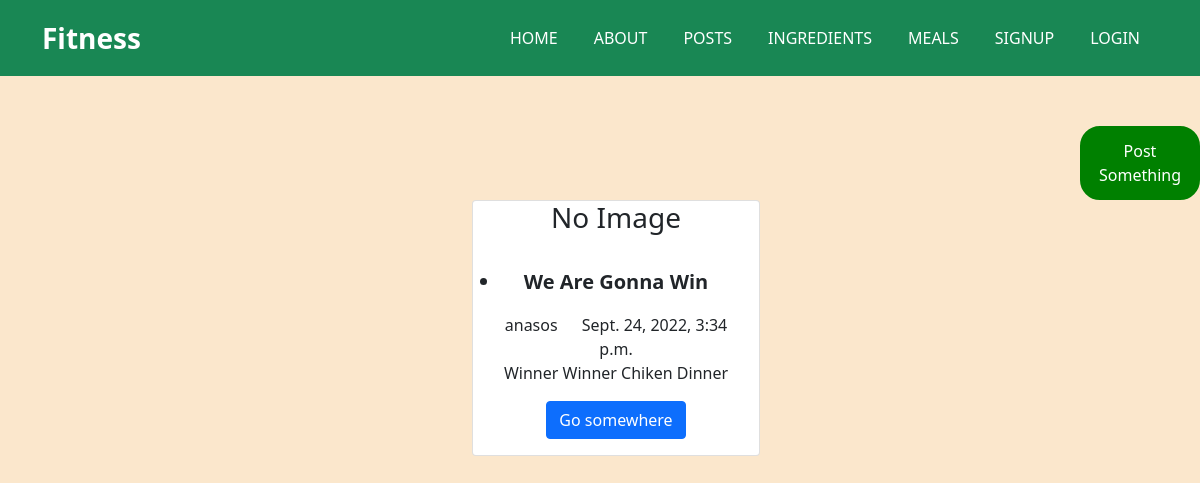
The app's page /posts/, older data.
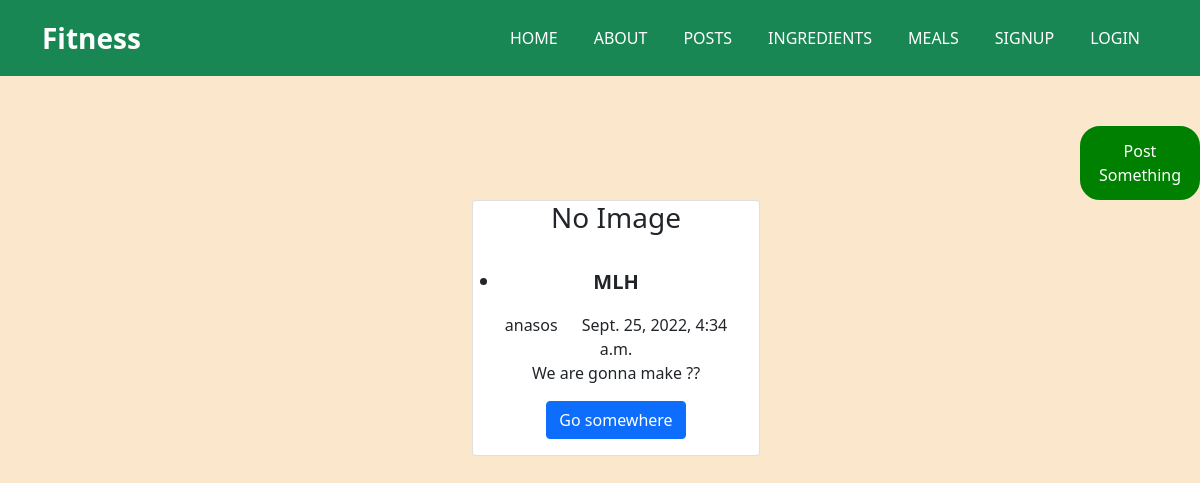
The same page, newer data.
### posts/models.py (models this page shows, shortened)
class Post(models.Model):
    title = models.CharField(max_length=150)
    body = models.TextField()
    published_date = models.DateTimeField(auto_now_add=True)
    thumb = models.ImageField(blank=True, null=True)
    author = models.ForeignKey(model, on_delete=models.PROTECT)
    edited_date = models.DateTimeField(null=True)
    def get_absolute_url(self):
        return reverse('posts:post_detail', kwargs={'pk':self.pk})

### accounts/models.py (models this page shows)
class Hero(AbstractUser):
    name = models.CharField(max_length=200, null=True)
    height = models.DecimalField(decimal_places=2, max_digits=5,null=True, blank=True)
    weight = models.DecimalField(decimal_places=2, max_digits=5,null=True, blank=True)
    bmi = models.DecimalField(decimal_places=2, max_digits=5, null=True, blank=True)
    points = models.PositiveIntegerField(null=True, blank=True)
    Breakfast = models.BooleanField(null=True, blank=True)
    Dinner = models.BooleanField(null=True, blank=True)
    Lunch = models.BooleanField(null=True, blank=True)
    Workouthome = models.BooleanField(null=True, blank=True)
    Run = models.BooleanField(null=True, blank=True)
    SleepEarly = models.BooleanField(null=True, blank=True)
    WakeEarly = models.BooleanField(null=True, blank=True)
    Gym = models.BooleanField(null=True, blank=True)

### posts/views.py (the view)
# urls.py: path('', PostsListView.as_view(), name='posts_list'),
class PostsListView(ListView):
    model = Post
    context_object_name = "posts_list"
    template_name = 'posts/posts_list.html'

### posts/templates/posts/posts_list.html (shortened to what this page needs)
{% extends 'base.html' %}
{% load static %}
{% block content %}
   <button style="margin-left: 90%;
   margin-top: 50px;
   /* margin-right: 0; */
   border: 3px solid green;
   padding: 10px 5px;
   border-radius: 20px;
   background-color: green;
"><a href="{% url 'posts:create_post' %}"style="text-decoration:none;color:#fff;">Post Something</a></button>
    {% if posts_list %}
        <ul>
            {% for post in posts_list %}
            <div class="container">
                <div class="row justify-content-evenly">
                    <div class="card text-center col-4" style="width: 18rem;">
                        <div class="img-box">
                            {% if post.thumb %}
                            <img src="{{ post.thumb.url }}" alt="">
                            {% else %}
                            <h3>No Image</h3>
                            {% endif %}
                          </div>
                        <div class="card-body">
                            <p class="card-title"> <li style="font-weight: bold;font-size: 20px;">{{ post.title }}</li></p>
                            <span class="card-text">{{ post.author }}</span>
                            <span style="margin-left:20px;">{{ post.published_date }}</span>
                          <p class="card-text">{{ post.body }}</p>
                          <a class="btn btn-primary"href="{{ post.get_absolute_url }}"style="text-decoration:none;">Go somewhere</a>
                        </div>
                  </div>
                </div>
              </div>
            {% endfor %}
        </ul>
    {% else %}
        <p>No Posts For Now</p>
    {% endif %}
{% endblock content %}

### templates/base.html (shortened to what this page needs)
{% load static %}
<!DOCTYPE html>
<html lang="en">
<head>
    <link rel="stylesheet" href="{% static 'style.css' %}">
    <link href="https://cdn.jsdelivr.net/npm/bootstrap@5.0.2/dist/css/bootstrap.min.css" rel="stylesheet">
</head>
<body style="background-color: rgba(251, 231, 204, 0.994);">
      <nav class="navbar navbar-expand-lg navbar-light bg-success">
        <div class="container">
          <a class="navbar-brand text-white fs-3 fw-bold" href="#">Fitness</a>
          <div class="collapse navbar-collapse" id="navbarSupportedContent">
            <ul class="navbar-nav  ms-auto mb-2 mb-lg-0 text-uppercase">
              <li class="nav-item">
                <a class="nav-link text-white" aria-current="page" href="{% url 'home' %}">Home</a>
              </li>
              <li class="nav-item">
                <a class="nav-link text-white" aria-current="page" href="{% url 'about' %}">About</a>
              </li>
              <li class="nav-item">
                <a class="nav-link text-white" aria-current="page" href="{% url 'posts:posts_list' %}">posts</a>
              </li>
              <li class="nav-item">
                <a class="nav-link text-white" aria-current="page" href="{% url 'list' %}">Ingredients</a>
              </li>
              <li class="nav-item">
                <a class="nav-link text-white" aria-current="page" href="{% url 'meals' %}">Meals</a>
              </li>
              {% if user.is_authenticated %}
              <li class="nav-item">
                <a class="nav-link text-white" aria-current="page"><p style="cursor: pointer;">Hi {{ user.username }}!</p></a>
              </li>
              <li class="nav-item">
                <a class="nav-link text-white" aria-current="page" href="{% url 'check' user.id %}">Check List</a>
              </li>
              <li class="nav-item">
                <a class="nav-link text-white" aria-current="page" href="{% url 'logout' %}">logout</a>
              </li>
              <li class="nav-item">
                <a class="nav-link text-white" aria-current="page" href="http://localhost:8501/">AI Diet Creator</a>
              </li>
              {% else %}
              <li class="nav-item">
                <a class="nav-link text-white"  href="{% url 'signup' %}">SignUp</a>
              </li>
              <li class="nav-item">
                <a class="nav-link text-white"  href="{% url 'login' %}">login</a>
              </li>
              {% endif %}
            </ul>
          </div>
        </div>
      </nav>
    {% block content %}
    {% endblock content %}
</body>
</html>

### static/style.css (style rules this page uses)
* { padding: 0; margin: 0; box-sizing: border-box; scroll-behavior: smooth; }
body { background-color: antiquewhite; }
.navbar-light .navbar-nav .nav-link { color: #FFF; }
.nav-item { margin: 10px ; }
.nav-link { position: relative; }
.nav-link::after { content: ""; width: 0px; height: 3px; background-color: rgb(187, 16, 16); position: absolute; left: 10px; bottom: 0; transition: width 1s; }

Row changes from the older to the newer data that the page shows:
removed Post: thumb "No Image", title "We Are Gonna Win", author "anasos", published_date "Sept. 24, 2022, 3:34 p.m.", body "Winner Winner Chiken Dinner"
added Post: thumb "No Image", title "MLH", author "anasos", published_date "Sept. 25, 2022, 4:34 a.m.", body "We are gonna make ??"
